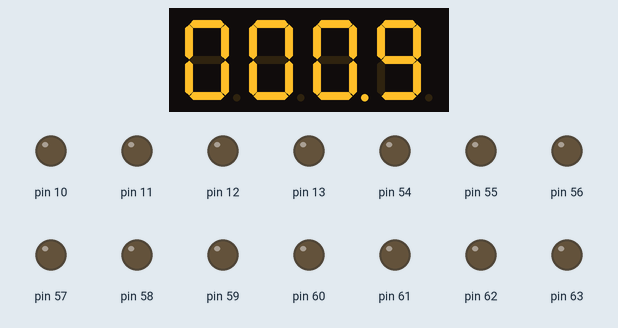
Bench run of a sketch on a simulated Arduino Mega 2560, built with avr-gcc and run on an emulated ATmega2560. On the bench: 4-digit seven-segment display, output pins drawn as LEDs (lit = HIGH). Wiring (from diagram.json): 4-digit 7-segment display, segments lit when HIGH: segments pin 22, pin 23, pin 24, pin 25, pin 26, pin 27, pin 28, pin 29; digit selects pin 50, pin 51, pin 52, pin 53. The segment pins are drawn as the display they are named for; pins used as bus, display or sensor lines are not drawn.

Above: at 0.91 s.
At 4.3 s:
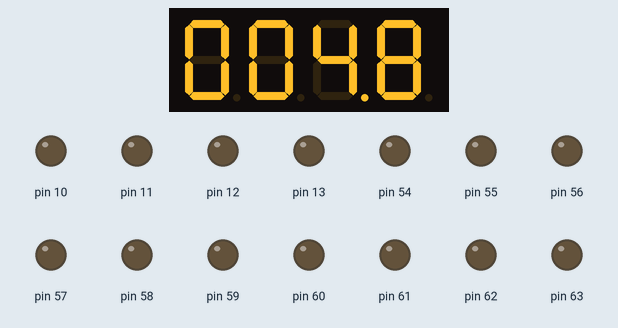
At 9.55 s:
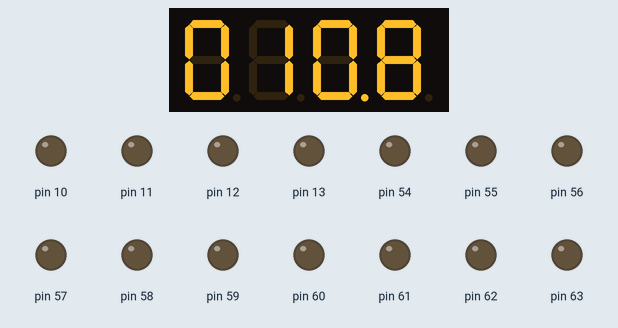
At 19.18 s:
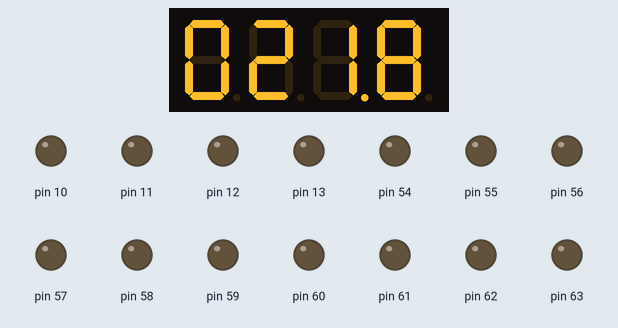
At 29.79 s:
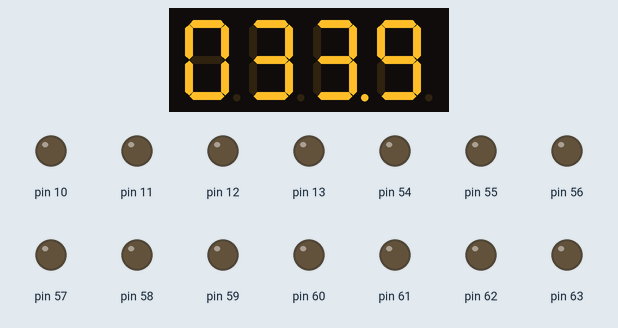
At 39.95 s:
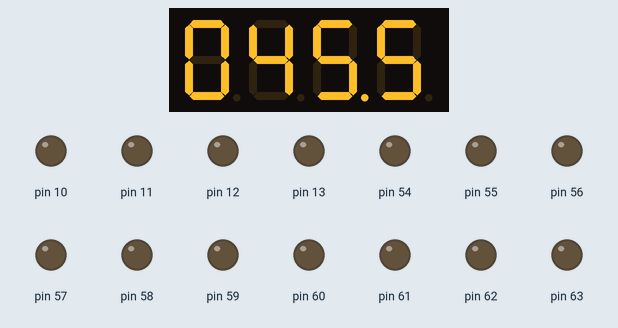

The sketch:

ETALVIS_Problem_07_10.ino
```cpp
//EMBEDDED SYSTEMS PROGRAMMING - GPIO
//SEVEN SEGMENT CONTROL PROBLEMS
//connect a 4 seven segment displays on port A share the 8 port pins to all the diplays
//connect the common pins of seven segment diaplays to bit0,bit1,bit2,bit3 of portB
//SET 07 PROBLEM 10
//display numbers "0.000" to "999.9" one by one with 0.1 sec delay
void delay1(void);

void setup() {
  volatile char *ddra, *ddrb, *ddrf, *ddrk;
  ddra = 0x21; ddrb = 0x24; ddrf = 0x30; ddrk = 0x107;
  *ddra = 0xFF; // Set Port A as output
  *ddrb = 0xFF; // Set Port B as output
  *ddrf = 0xFF; // Set Port F as output
  *ddrk = 0xFF; // Set Port K as output
}

void loop() {
  volatile char *outa, *outb, *outf, *outk;
  outa = 0x22; outb = 0x25; outf = 0x31; outk = 0x108;

    unsigned char num[10] = {0x3F, 0x06, 0x5B, 0x4F, 0x66,
                             0x6D, 0x7C, 0x07, 0x7F, 0x6F
                            };

    unsigned char decNum[10] = {0xBF, 0x86, 0xDB, 0xCF, 0xE6,
                                0xED, 0xFC, 0x87, 0xFF, 0xE7
                               }; // With decimal point

    int a, b, c, d;

    for (a = 0; a < 10; a++) {
      for (b = 0; b < 10; b++) {
        for (c = 0; c < 10; c++) {
          for (d = 0; d < 10; d++) {
            *outb = 0x0E; *outa = num[d]; delay1(); // First digit
            *outb = 0x0F; *outa = 0x00; delay1();

            *outb = 0x0D; *outa = decNum[c]; delay1(); // Second digit with decimal
            *outb = 0x0F; *outa = 0x00; delay1();

            *outb = 0x0B; *outa = num[b]; delay1(); // Third digit
            *outb = 0x0F; *outa = 0x00; delay1();

            *outb = 0x07; *outa = num[a]; delay1(); // Fourth digit

            delay1(); // Delay between numbers
          }
        }
      }
    }
  }
void delay1(void)
{
  volatile long d;
  for (d = 0; d < 5000; d++); //short delay
}
```
